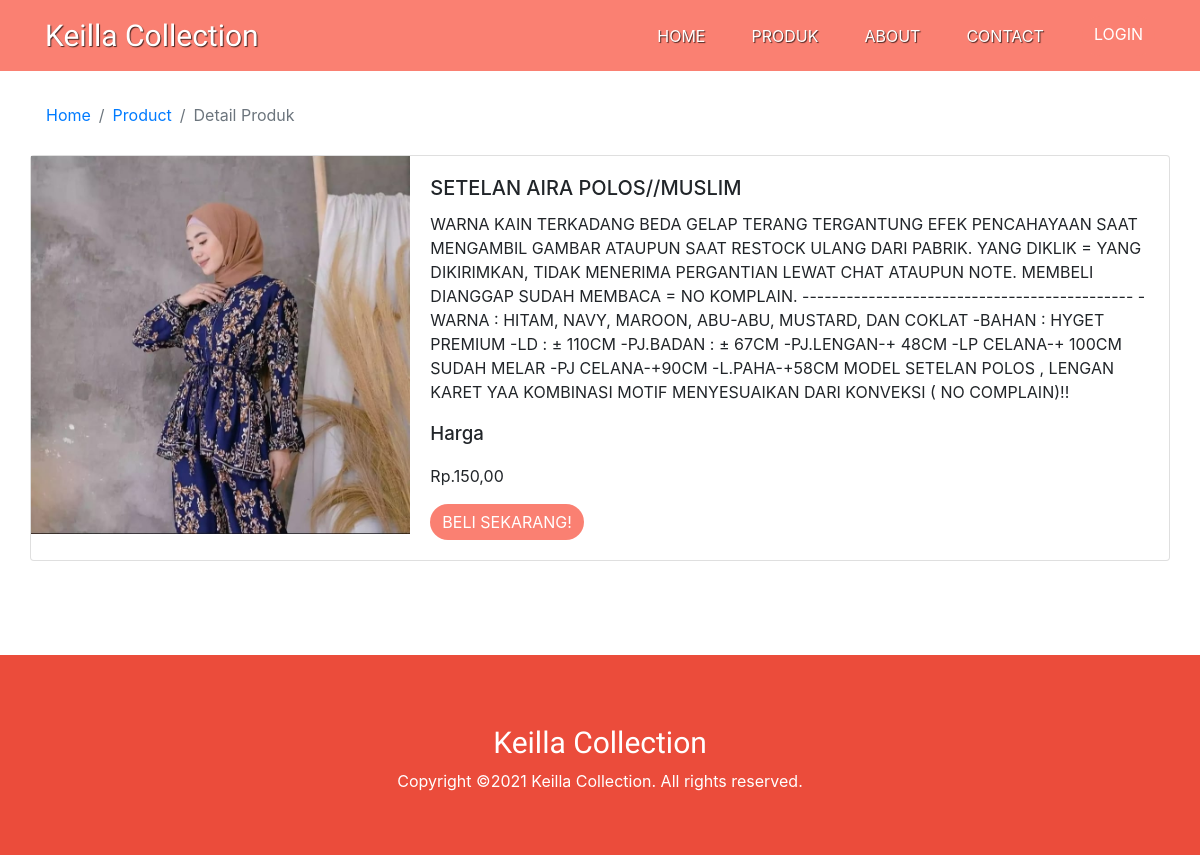
/view/detailproduk.php?id=1, run on the app's committed database.
### tables this page shows
CREATE TABLE `produk` (
  `id_produk` int(11) NOT NULL,
  `nama_produk` varchar(100) NOT NULL,
  `harga_produk` int(11) NOT NULL,
  `berat_produk` int(11) NOT NULL,
  `foto_produk` varchar(100) NOT NULL,
  `deskripsi_produk` varchar(1000) NOT NULL
);

### koneksi/pilihbarang.php (called while the page is built, shortened)
<?php
include('koneksi.php');
if (isset($_GET['id'])) {
  $id_barang = $_GET['id'];
  $data = mysqli_query($con, "select * from produk where id_produk = '$id_barang'");
  $cek = mysqli_fetch_row($data);
}

### view/detailproduk.php (the view, shortened to what this page needs)
<?php
include("../koneksi/pilihbarang.php");
?>
<!doctype html>
<html lang="en">
<head>
  <link rel="stylesheet" href="https://cdn.jsdelivr.net/npm/bootstrap@4.6.0/dist/css/bootstrap.min.css">
  <link rel="stylesheet" href="../css/style.css">
</head>
<body class="bodydetail">
  <?php include("../view/header2.php"); ?>
  <div class="container">
    <div class="row">
      <nav aria-label="breadcrumb">
        <ol class="breadcrumb">
          <li class="breadcrumb-item"><a href="home.php">Home</a></li>
          <li class="breadcrumb-item"><a href="produk.php">Product</a></li>
          <li class="breadcrumb-item active" aria-current="page">Detail Produk</li>
        </ol>
      </nav>
    </div>
  </div>
  <div class="container detailproduk">
    <div class="row">
      <div class="card mb-3" style="max-width: 1200px; max-height:600px">
        <div class="row no-gutters">
          <div class="col-md-4">
            <img src="../img/Produk/<?= $cek['4'] ?>" alt="...">
          </div>
          <div class="col-md-8">
            <div class="card-body">
              <h5 class="card-title"><?= $cek['1']; ?></h5>
              <p class="card-text"><?= $cek['5']; ?></p>
              <p class="card-text" style="font-weight: 500; font-size:14pt;">Harga</p>
              <p class="card-text">Rp.<?= $cek['3']; ?>,00</p>
              <p class="card-text"><button class="btn btn-primary rounded-pill">Beli Sekarang!</button></p>
            </div>
          </div>
        </div>
      </div>
    </div>
  </div>
  <?php include("../view/footer.php"); ?>
</body>
</html>

### css/style.css (style rules this page uses)
.rounded-pill { text-transform: uppercase; background-color: salmon; border: 0cm; }
.detailproduk { height: 400px; }
.detailproduk img { width: 100%; }
.bodydetail { background-image: url(../img/floor-tile.png); background-repeat: fill; }
.breadcrumb { margin-top: 20px; background-color: rgba(255, 255, 255, 0); }

### data on the page
produk: foto_produk (picture), nama_produk "SETELAN AIRA POLOS//MUSLIM", deskripsi_produk "WARNA KAIN TERKADANG BEDA GELAP TERANG TERGANTUNG EFEK PENCAHAYAAN SAAT MENGAMBIL GAMBAR ATAUPUN SAAT RESTOCK ULANG DARI PABRIK. YANG DIKLIK = YANG DIKIRIMKAN, TIDAK MENERIMA PERGANTIAN LEWAT CHAT ATAUPUN NOTE. MEMBELI DIANGGAP SUDAH MEMBACA = NO KOMPLAIN. --------------------------------------------- -WARNA : HITAM, NAVY, MAROON, ABU-ABU, MUSTARD, DAN COKLAT -BAHAN : HYGET PREMIUM -LD : ± 110CM -PJ.BADAN : ± 67CM -PJ.LENGAN-+ 48CM -LP CELANA-+ 100CM SUDAH MELAR -PJ CELANA-+90CM -L.PAHA-+58CM MODEL SETELAN POLOS , LENGAN KARET YAA KOMBINASI MOTIF MENYESUAIKAN DARI KONVEKSI ( NO COMPLAIN)!!", berat_produk "150"
